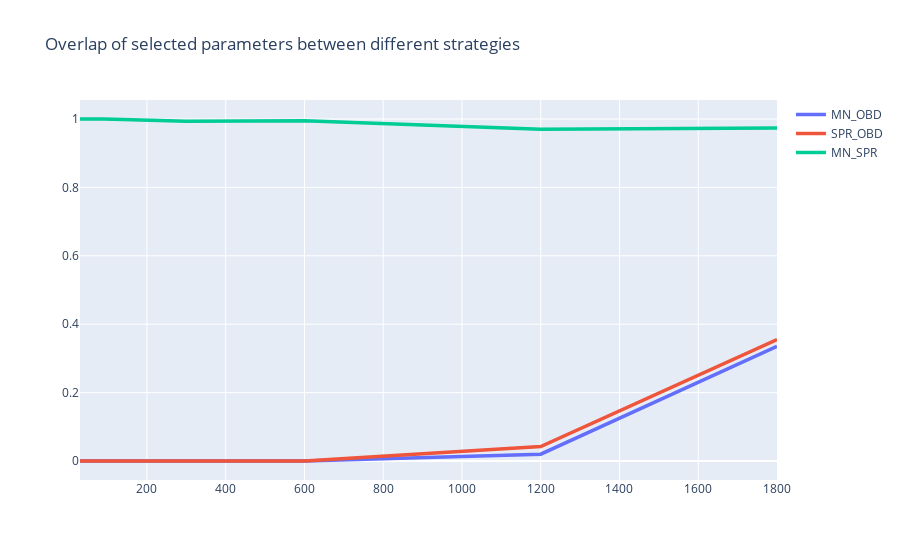

Notebook code for this chart:
### Code cell
fig = go.Figure()
fig.add_trace(go.Scatter(x=subnet_sizes, y=mn_obd_overlap,
                    mode='lines',
                    name='MN_OBD', line=dict(width=3.5)))
fig.add_trace(go.Scatter(x=subnet_sizes, y=spr_obd_overlap,
                    mode='lines',
                    name='SPR_OBD', line=dict(width=3.5)))
fig.add_trace(go.Scatter(x=subnet_sizes, y=mn_spr_overlap,
                    mode='lines',
                    name='MN_SPR', line=dict(width=3.5)))
fig.update_layout(title="Overlap of selected parameters between different strategies")

fig.show()

### Figure 1 — Plotly figure (JSON) as saved in the notebook; plotly's stock layout.template omitted (floating-point values rounded to 4 significant figures)
{"data": [{"line": {"width": 3.5}, "mode": "lines", "name": "MN_OBD", "type": "scatter", "x": [30, 90, 300, 600, 1200, 1800], "y": [0, 0, 0, 0, 0.02, 0.335]}, {"line": {"width": 3.5}, "mode": "lines", "name": "SPR_OBD", "type": "scatter", "x": [30, 90, 300, 600, 1200, 1800], "y": [0, 0, 0, 0, 0.0425, 0.355]}, {"line": {"width": 3.5}, "mode": "lines", "name": "MN_SPR", "type": "scatter", "x": [30, 90, 300, 600, 1200, 1800], "y": [1, 1, 0.9933, 0.995, 0.97, 0.9733]}], "layout": {"title": {"text": "Overlap of selected parameters between different strategies"}}}
